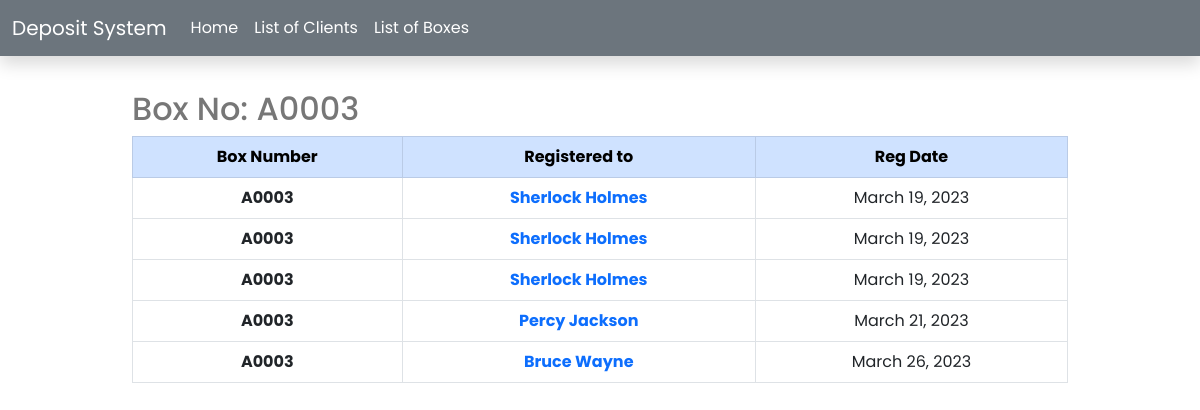
The app's page /boxes/99b9f4ed-1e05-4b8d-9cc9-3c8de51636cf/box-history/ with its own data.
### main/models.py (models this page shows, shortened)
class Box(models.Model):
    id = models.UUIDField(primary_key=True, default=uuid.uuid4, editable=False)
    box_number = models.CharField(max_length=255)
    size = models.CharField(max_length=20)
    available = models.BooleanField()

class Transaction(models.Model):
    id = models.UUIDField(primary_key=True, default=uuid.uuid4, editable=False)
    client = models.ForeignKey(Client, on_delete=models.CASCADE)
    box = models.ForeignKey(Box, on_delete=models.CASCADE)
    registration_date = models.DateField()
    rental_duration = models.IntegerField()
    billing_amount = models.FloatField()
    islast = models.BooleanField()

class Client(models.Model):
    id = models.UUIDField(primary_key=True, default=uuid.uuid4, editable=False)
    pic_url = models.TextField()
    client_id = models.CharField(max_length=255)
    name = models.CharField(max_length=255)
    address = models.TextField()
    email = models.EmailField()
    phone = models.CharField(max_length=20)
    hair_color = models.CharField(max_length=255)
    eye_color = models.CharField(max_length=255)
    height = models.CharField(max_length=255)
    weight = models.CharField(max_length=255)
    firm_name = models.CharField(max_length=255)
    firm_location = models.CharField(max_length=255)
    birthdate = models.DateField()

### main/views.py (the view)
# urls.py: path('boxes/<str:pk>/box-history/', views.box_history, name='box-history')
def box_history(request, pk):
    box = Box.objects.get(pk=pk)
    transactions = Transaction.objects.filter(box = box)
    return render(request, 'boxes/box-history.html', {
        'box': box,
        'transactions': transactions,
    })

### templates/boxes/box-history.html
{% extends 'home.html' %}
{% block content %}
<h2> Box No: {{box.box_number}} </h2>
<table class='table table-bordered text-center align-middle'>
    <thead>
        <tr class="table-primary">
            <th scope='col'>Box Number</th>
            <th scope='col'>Registered to</th>
            <th scope='col'>Reg Date</th>
        </tr>
    </thead>
    <tbody>
        {% for t in transactions %}
        <tr>
            <th scope='col'> {{t.box.box_number}} </th>
            <td scope='col'><a href="{% url 'client-profile' t.client.id %}"> <b> {{t.client.name}} </b></a></td>
            <td scope='col'> {{t.registration_date}} </td>
        </tr>
        {% endfor %}
    </tbody>
</table>
{% endblock %}

### templates/home.html (style rules this page uses)
* { font-family: 'Poppins', sans-serif; }
body { display: flex; flex-direction: column; justify-content: center; align-items: center; }
h2 { color: #777; }
a { text-decoration: none; }

### records on screen
Box: box_number "A0003"
Transaction: box.box_number "A0003", client.name "Sherlock Holmes", registration_date "March 19, 2023"
Transaction: box.box_number "A0003", client.name "Sherlock Holmes", registration_date "March 19, 2023"
Transaction: box.box_number "A0003", client.name "Sherlock Holmes", registration_date "March 19, 2023"
Transaction: box.box_number "A0003", client.name "Percy Jackson", registration_date "March 21, 2023"
Transaction: box.box_number "A0003", client.name "Bruce Wayne", registration_date "March 26, 2023"
